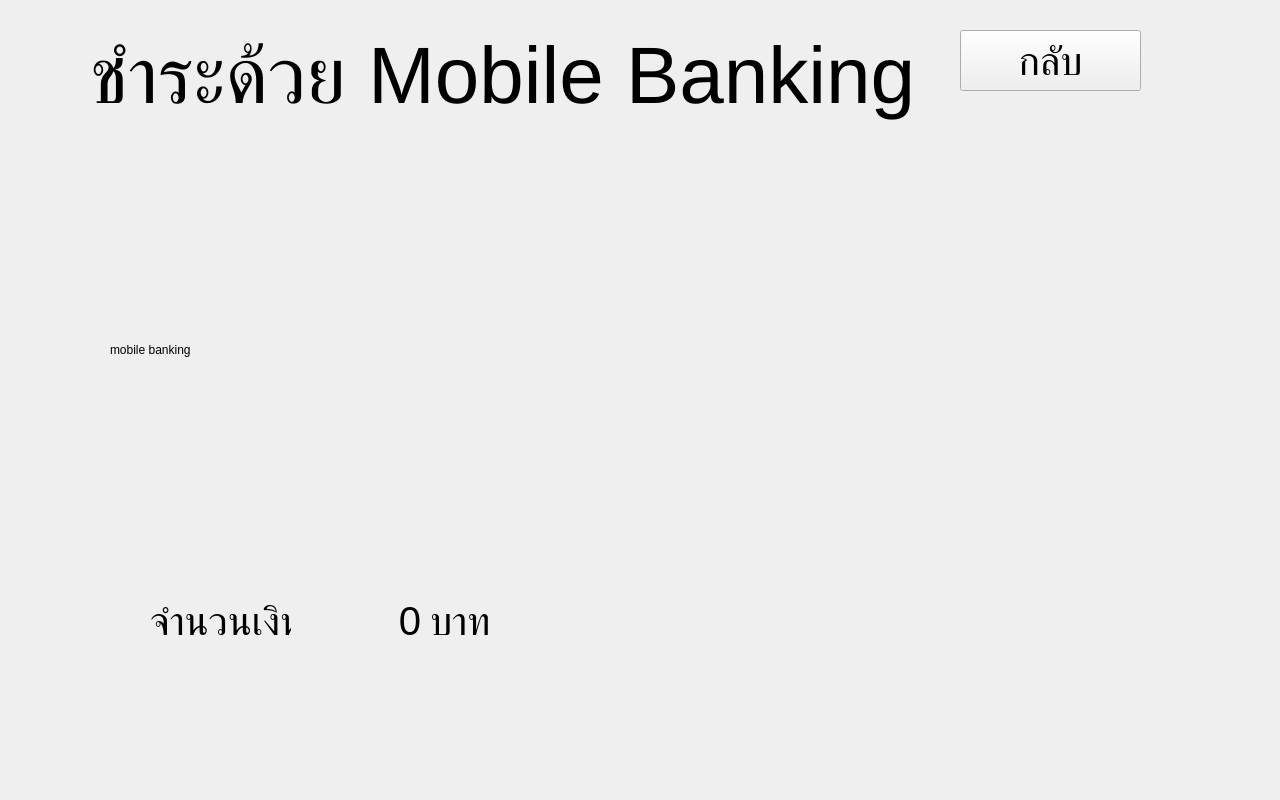
<?xml version="1.0" encoding="UTF-8"?>
<ui version="4.0">
 <class>Form</class>
 <widget class="QWidget" name="Form">
  <property name="geometry">
   <rect>
    <x>0</x>
    <y>0</y>
    <width>1280</width>
    <height>800</height>
   </rect>
  </property>
  <property name="windowTitle">
   <string>Form</string>
  </property>
  <widget class="QWidget" name="widget" native="true">
   <property name="geometry">
    <rect>
     <x>0</x>
     <y>0</y>
     <width>1280</width>
     <height>800</height>
    </rect>
   </property>
   <widget class="QLabel" name="label">
    <property name="geometry">
     <rect>
      <x>90</x>
      <y>30</y>
      <width>930</width>
      <height>90</height>
     </rect>
    </property>
    <property name="font">
     <font>
      <pointsize>60</pointsize>
     </font>
    </property>
    <property name="text">
     <string>ชำระด้วย Mobile Banking</string>
    </property>
   </widget>
   <widget class="QLabel" name="label_2">
    <property name="geometry">
     <rect>
      <x>150</x>
      <y>590</y>
      <width>141</width>
      <height>61</height>
     </rect>
    </property>
    <property name="font">
     <font>
      <pointsize>30</pointsize>
     </font>
    </property>
    <property name="text">
     <string>จำนวนเงิน</string>
    </property>
   </widget>
   <widget class="QLabel" name="label_3">
    <property name="geometry">
     <rect>
      <x>290</x>
      <y>590</y>
      <width>131</width>
      <height>61</height>
     </rect>
    </property>
    <property name="font">
     <font>
      <pointsize>30</pointsize>
     </font>
    </property>
    <property name="text">
     <string>0</string>
    </property>
    <property name="alignment">
     <set>Qt::AlignRight|Qt::AlignTrailing|Qt::AlignVCenter</set>
    </property>
   </widget>
   <widget class="QPushButton" name="pushButton">
    <property name="geometry">
     <rect>
      <x>960</x>
      <y>30</y>
      <width>181</width>
      <height>61</height>
     </rect>
    </property>
    <property name="font">
     <font>
      <pointsize>30</pointsize>
     </font>
    </property>
    <property name="text">
     <string>กลับ</string>
    </property>
   </widget>
   <widget class="QLabel" name="label_8">
    <property name="geometry">
     <rect>
      <x>110</x>
      <y>150</y>
      <width>400</width>
      <height>400</height>
     </rect>
    </property>
    <property name="text">
     <string>mobile banking</string>
    </property>
   </widget>
   <widget class="QLabel" name="label_9">
    <property name="geometry">
     <rect>
      <x>630</x>
      <y>150</y>
      <width>500</width>
      <height>550</height>
     </rect>
    </property>
    <property name="text">
     <string/>
    </property>
    <property name="pixmap">
     <pixmap>../mobile_banking.png</pixmap>
    </property>
   </widget>
   <widget class="QLabel" name="label_4">
    <property name="geometry">
     <rect>
      <x>430</x>
      <y>590</y>
      <width>131</width>
      <height>61</height>
     </rect>
    </property>
    <property name="font">
     <font>
      <pointsize>30</pointsize>
     </font>
    </property>
    <property name="text">
     <string>บาท</string>
    </property>
    <property name="alignment">
     <set>Qt::AlignLeading|Qt::AlignLeft|Qt::AlignVCenter</set>
    </property>
   </widget>
  </widget>
 </widget>
 <resources/>
 <connections/>
</ui>
